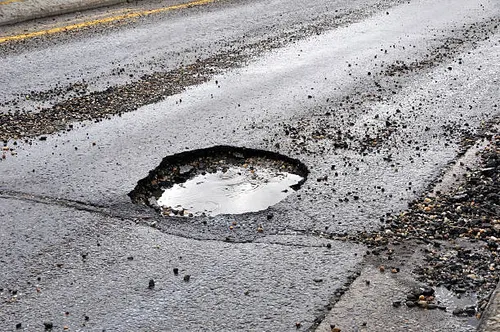
#> input picture backend/uploads/1773578017014_MicrosoftTeams-image_32.webp, 500 x 332 px; its folder holds only this picture in this run
$ python test_ai.py
#> lines starting #> are read from the running program, lines starting #| are printed output that depends on the picture
import numpy as np # pyre-ignore
from PIL import Image, ImageFilter # pyre-ignore
import io
import os

def analyze_damage(image_path: str):
    img = Image.open(image_path).convert('L')
    img = img.resize((256, 256))
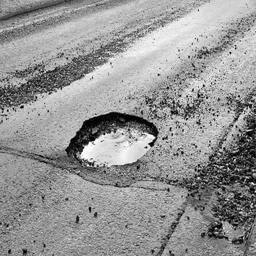
#> img: PIL image 256x256 L; min 0, max 255, mean 149.1

    # Apply edge detection to measure "roughness" vs smoothness
    edges = img.filter(ImageFilter.FIND_EDGES)
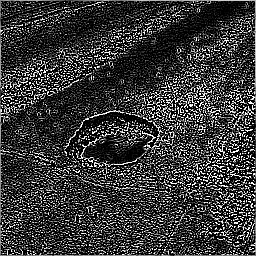
#> edges: PIL image 256x256 L; min 0, max 255, mean 58.5
    edge_data = np.array(edges)

    # Calculate percentage of significant edge pixels
    threshold = 50
    edge_density = np.sum(edge_data > threshold) / edge_data.size
#> edge_density = 0.367

    # Calculate local variance to measure texture roughness
    img_data = np.array(img)
    std_dev = np.std(img_data)
#> std_dev = 50.24

    damage_score = (edge_density * 100) + (std_dev / 5)
#> damage_score = 46.71

    if damage_score > 25:
        condition = "SEVERE"
        confidence = min(0.99, 0.75 + (damage_score - 25) / 100)
#> confidence = 0.967
    elif damage_score > 12:
        condition = "MODERATE"
        confidence = min(0.95, 0.65 + (damage_score - 12) / 50)
    else:
        condition = "GOOD"
        confidence = min(0.98, 0.98 - (damage_score / 30) * 0.2)

    print(f"File: {os.path.basename(image_path)} | Score: {damage_score:.2f} | Cond: {condition} | Conf: {confidence:.2f}")
#| File: 1773578017014_MicrosoftTeams-image_32.webp | Score: 46.71 | Cond: SEVERE | Conf: 0.97

try:
    files = [x for x in os.listdir('../backend/uploads') if x.endswith(('.webp', '.jpg', '.png'))]
    if files:
        limit = min(3, len(files))
        for i in range(limit):
            analyze_damage('../backend/uploads/' + files[i])
    else:
        print("No images found.")
except Exception as e:
    print(f"Error: {e}")
